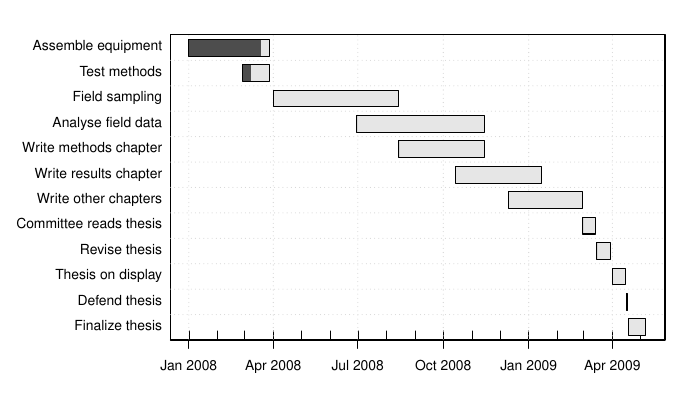

Generate this figure with R:
library(plan)
data(gantt)
if (!interactive()) pdf("planning.pdf", height=4, pointsize=10)
plot(gantt)
if (!interactive()) dev.off()
